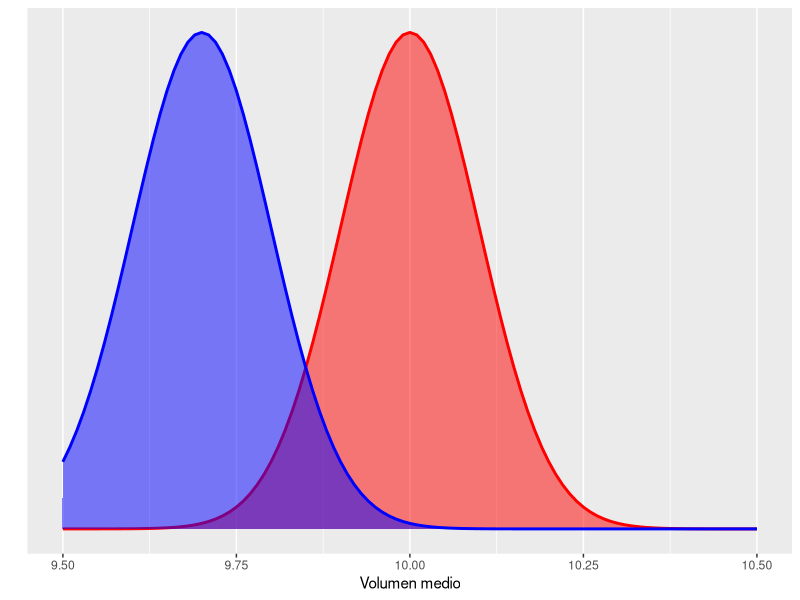
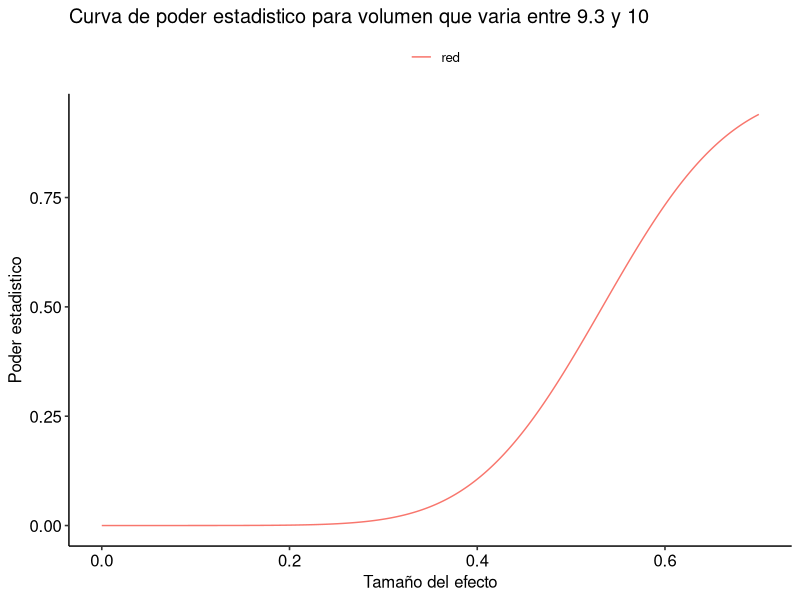

These charts were generated, in order, by the following R code:
# ------------------- Grupo 6 -------------------
#Integrantes:
#            - NICOLÁS ANDRÉS GABRIELLI ESPINOZA
#            - ISRAEL ALONSO GUZMÁN OYARZÚN 
#            - JOAQUÍN ALONSO MORALES FUENTEALBA 
#            - NICOLAS MARCELO VALDES HERRERA 

#Caso de analisis
# Se sabe que una máquina que envasa detergentes industriales llena bidones con un volumen de producto que
# sigue una distribución normal con desviación estándar de 1 litro.
# Usando una muestra aleatoria de 100 botellas, el ingeniero a cargo de la planta requiere determinar si 
# la máquina está llenando los bidones con una media de 10 litros.

#Librerias utiles
library(dplyr)
library(ggpubr)
library(pwr)

# 1. Si el ingeniero está seguro de que el verdadero volumen medio no puede ser superior a 10 litros y piensa
# rechazar la hipótesis nula cuando la muestra presente una media menor a 9,5 litros, ¿cuál es la probabilidad
# de que cometa un error de tipo I?

#--Hipotesis
#H0: media_1 = 10
#HA: media_1 < 10

n <- 100 #Tamaño muestra

#Valor nulo
media_1 <- 10

#Valor minimo para el intervalo de confianza
min_1 <- 9.5

#Desviación estandar (error estandar)
sd_1 <- 1/sqrt(100)


alfa <- pnorm(min_1, mean = media_1, sd = sd_1, lower.tail = TRUE)

cat("La probabilidad de cometer un error de tipo 1 es de un ",alfa*100,"%")

#   2. Si el verdadero volumen medio de los bidones fuera de 9,7 litros, ¿cuál sería la probabilidad de que el
# ingeniero, que obviamente no conoce este dato, cometa un error de tipo II?


#--Hipotesis
#H0: media = 10
#HA: media != 10

valor_nulo <- media_1
valor_real <- 9.7

#en el caso de que la hipotesis nula es verdadera
x <- seq(valor_nulo -5*sd_1, valor_nulo + 5*sd_1, 0.01)
y <- dnorm(x,mean=valor_nulo,sd=sd_1)
g <- ggplot(data=data.frame(x,y),aes(x))

#---Grafico
g <- g + stat_function(fun=dnorm,args=list(mean=valor_nulo,sd=sd_1),colour="red",size=1)
g <- g + ylab("")
g <- g + scale_y_continuous(breaks=NULL)
g <- g + scale_x_continuous(name="Volumen medio")

#área de rechazo

valor_critico <- qnorm(alfa,mean=valor_nulo,sd=sd_1,lower.tail = TRUE)

inf_critico <- valor_nulo - valor_critico

sup_critico <- valor_nulo + valor_critico


g <- g + geom_area(data=subset(data.frame(x,y),x >= valor_critico),
                   aes(y = y),
                   colour="red",
                   fill="red",
                   alpha=0.5)

g <- g + stat_function(fun=dnorm,args=list(mean=valor_real,sd=sd_1),colour="blue",size=1)
x1 <- seq(valor_nulo -5*sd_1, valor_nulo + 5*sd_1, 0.01)
y1 <- dnorm(x,mean=valor_real,sd=sd_1)

g<-g+geom_area(data=subset(data.frame(x1,y1),
                           x1 >= valor_critico),
               aes(x=x1,y=y1),
               colour="blue",
               fill="blue",
               alpha=0.5)
print(g)

p <- 1 - power.t.test(n=100,
                      delta=0.2,
                      sd=1,
                      sig.level=alfa,
                      power=NULL,
                      type = "one.sample",
                      alternative="one.sided")$power

cat("La probabilidad de cometer un error de tipo 2 es de un ",p*100,"%")

#   3. Como no se conoce el verdadero volumen medio, genere un gráfico del poder estadístico con las
# condiciones anteriores, pero suponiendo que el verdadero volumen medio podría variar de 9,3 a 10 litros.

# Se utiliza 10 - 9.3 = 0.7

# Puntos para poder graficar el efecto
efecto1 <- seq(0,0.7,0.001)

# Se calcula el poder como prueba unilateral
poder1 <- power.t.test(n = n,
                                  delta=efecto1,
                                  sd=1,
                                  power=NULL,
                                  sig.level = alfa,
                                  type="one.sample",
                                  alternative="one.sided")$power

# Gráfico
g1 <- ggplot(data.frame(efecto1, poder1),
             aes(efecto1, poder1,
                 colour="red"))
g1 <- g1 + geom_line()
g1 <- g1 + labs(colour="")
g1 <- g1 + ylab("Poder estadistico")
g1 <- g1 + xlab("Tamaño del efecto")
g1 <- g1 + theme_pubr()
g1 <- g1 + ggtitle("Curva de poder estadistico para volumen que varia entre 9.3 y 10")
print(g1)


#   4. Considerando un volumen medio de 10 litros, ¿cuántos bidones deberían revisarse para conseguir un poder
# estadístico de 0,8 y un nivel de significación de 0,05?

# Se busca el tamaño de la muestra.

n1 <- power.t.test(n=NULL,
                   delta=0.2,
                   sig.level = 0.05,
                   power=0.8,
                   sd=1,
                   type = "one.sample",
                   alternative="one.sided")$n

cat("La cantidad de bidones para conseguir un poder estadistico de 0.8 con un nivel de significancia de 0.05 deberían ser", ceiling(n1))

#   5. ¿Y si el ingeniero fuese muy exigente y quisiera reducir la probabilidad de cometer un error de tipo I a un 1%
# solamente?

n2 <- power.t.test(n=NULL,
                   delta=0.2,
                   sig.level = 0.01,
                   power=0.8,
                   sd=1,
                   type = "one.sample",
                   alternative="one.sided")$n

cat("La cantidad de bidones para conseguir un poder estadistico de 0.8 con un nivel de significancia de 0.01 deberían ser", ceiling(n2))
